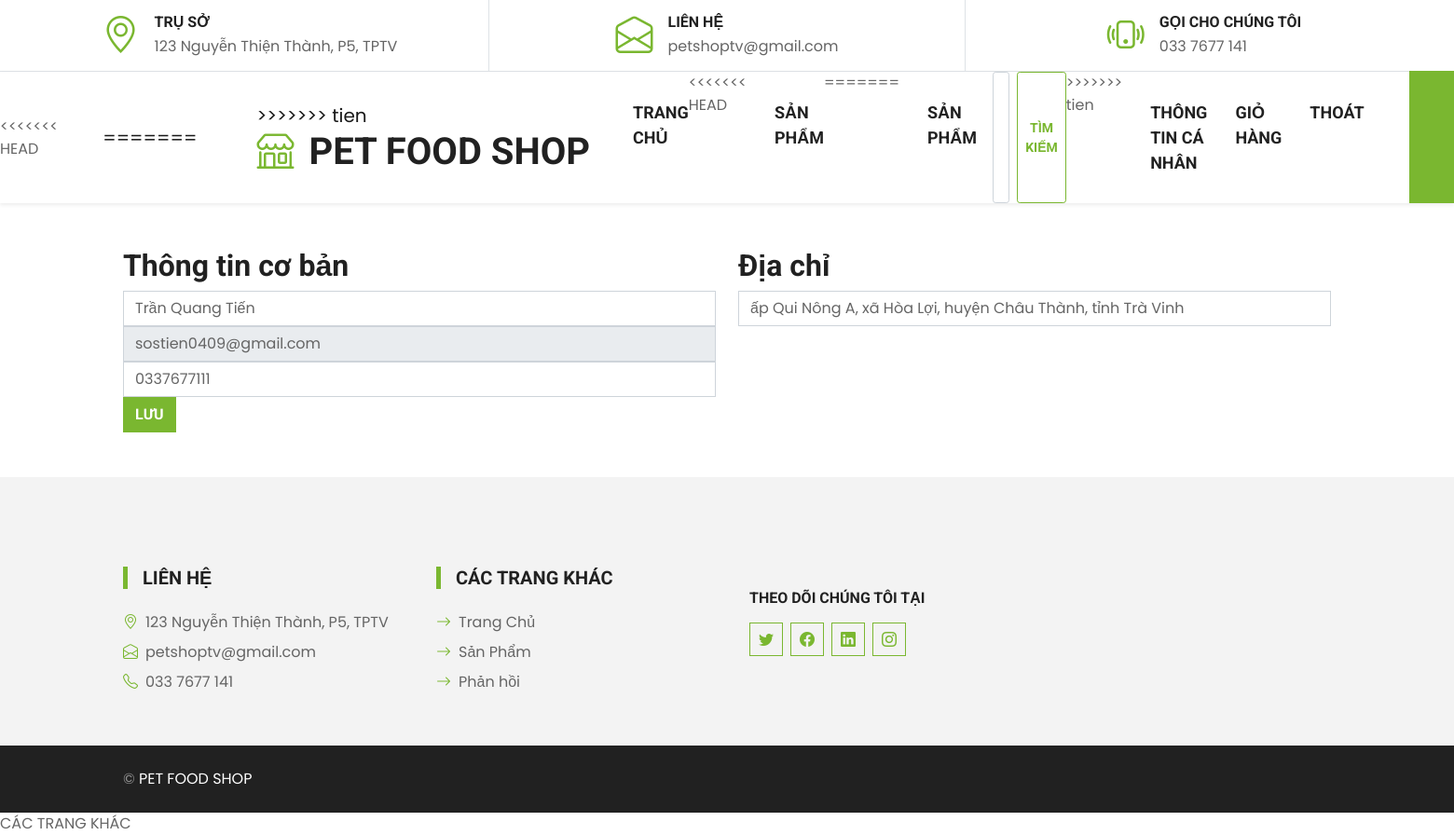
The app's page /petshop/ttcanhan.php (signed in) with its own data.
### tables this page shows
CREATE TABLE `khachhang` (
  `ID` int(11) NOT NULL,
  `HoTen` varchar(255) NOT NULL,
  `SDT` varchar(20) NOT NULL,
  `DiaChi` text NOT NULL,
  `TaiKhoanID` int(11) DEFAULT NULL
);

CREATE TABLE `taikhoan` (
  `ID` int(11) NOT NULL,
  `Email` varchar(255) NOT NULL,
  `MatKhau` text NOT NULL
);

### petshop/ttcanhan.php (the view, shortened to what this page needs)
<?php
include("header.php");
?>
<?php
include("../ketnoi.php");
$email = $_SESSION["khachhang"];
$sql = "SELECT * FROM taikhoan, khachhang where taikhoan.ID = khachhang.taikhoanID AND Email='" . $email . "' ";
$kq = $conn->query($sql) or die ("Không thể xuất thông tin người dùng ");
$row = mysqli_fetch_array($kq);
?>
<div class="container">
    <form action="xulythongtin.php" method="post">
        <div class="row">
            <div class="col-md-6">
                <h2>Thông tin cơ bản</h2>
                <input type="text" class="form-control" name="hoten" placeholder="Họ tên"
                    value="<?php echo $row['HoTen']; ?>" required>
                <input type="email" class="form-control" name="email" placeholder="Email"
                    value="<?php echo $row['Email']; ?>" readonly>
                <input type="text" class="form-control" name="sdt" placeholder="Số điện thoại"
                    value="<?php echo $row['SDT']; ?>" required>
            </div>
            <div class="col-md-6">
                <h2>Địa chỉ</h2>
                <input type="text" class="form-control" name="diachi" placeholder="Địa chỉ"
                    value="<?php echo $row['DiaChi']; ?>" required>
            </div>
        </div>
        <div class="row">
            <div class="col-12">
                <button type="submit" class="btn btn-primary">Lưu</button>
            </div>
        </div>
    </form>
</div>
<?php
include("footer.php");
?>

### petshop/css/style.css (style rules this page uses)
:root { --primary: #7ab730; --secondary: #ffd33c; --light: #f3f3f3; --dark: #212121; }
.btn { font-family: "Roboto", sans-serif; text-transform: uppercase; font-weight: 700; transition: 0.5s; }
.btn-primary { color: #ffffff; }

### records on screen
khachhang: hoten "Trần Quang Tiến", email "sostien0409@gmail.com", sdt "0337677111", diachi "ấp Qui Nông A, xã Hòa Lợi, huyện Châu Thành, tỉnh Trà Vinh"
